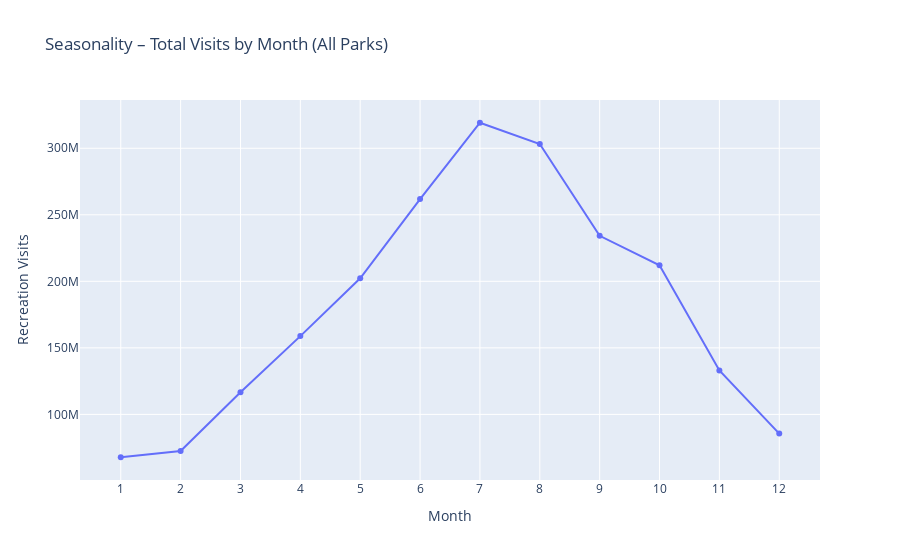

The code cell stored with this chart in its notebook:
### Code cell
# Seasonality (all parks combined)
monthly = df.groupby("Month", as_index=False)["Recreation Visits"].sum().sort_values("Month")

fig = px.line(
    monthly, x="Month", y="Recreation Visits",
    title="Seasonality – Total Visits by Month (All Parks)",
    markers=True
)
fig.update_xaxes(dtick=1)
fig.show()

### Figure 1 — Plotly figure (JSON) as saved in the notebook; plotly's stock layout.template omitted (floating-point values rounded to 4 significant figures)
{"data": [{"hovertemplate": "Month=%{x}<br>Recreation Visits=%{y}<extra></extra>", "legendgroup": "", "line": {"color": "#636efa", "dash": "solid"}, "marker": {"symbol": "circle"}, "mode": "lines+markers", "name": "", "orientation": "v", "showlegend": false, "type": "scatter", "x": [1, 2, 3, 4, 5, 6, 7, 8, 9, 10, 11, 12], "xaxis": "x", "y": [67778799, 72516012, 116569638, 158816134, 202240199, 261799132, 319178833, 303158846, 234200158, 212014137, 133007275, 85554101], "yaxis": "y"}], "layout": {"legend": {"tracegroupgap": 0}, "title": {"text": "Seasonality – Total Visits by Month (All Parks)"}, "xaxis": {"anchor": "y", "domain": [0, 1], "dtick": 1, "title": {"text": "Month"}}, "yaxis": {"anchor": "x", "domain": [0, 1], "title": {"text": "Recreation Visits"}}}}
